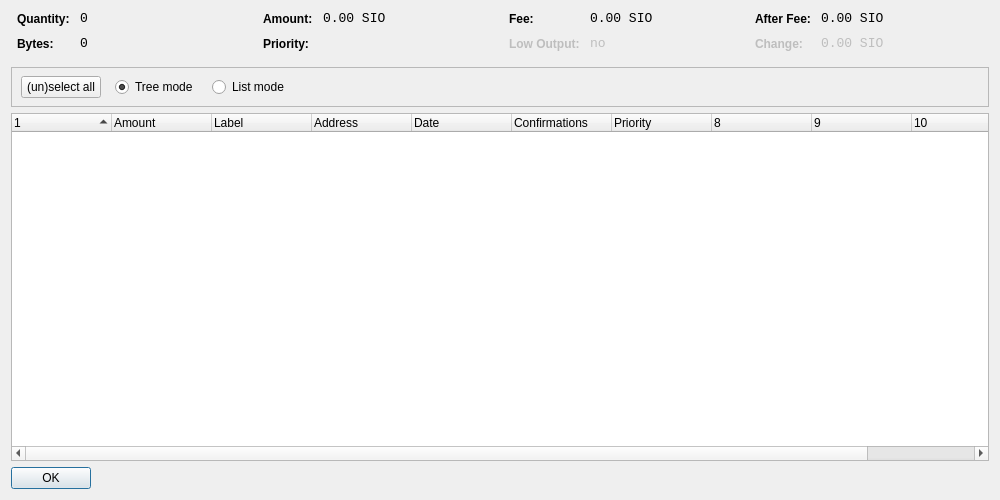
<?xml version="1.0" encoding="UTF-8"?>
<ui version="4.0">
 <class>CoinControlDialog</class>
 <widget class="QDialog" name="CoinControlDialog">
  <property name="geometry">
   <rect>
    <x>0</x>
    <y>0</y>
    <width>1000</width>
    <height>500</height>
   </rect>
  </property>
  <property name="windowTitle">
   <string>Coin Control</string>
  </property>
  <layout class="QVBoxLayout" name="verticalLayout">
   <item>
    <layout class="QHBoxLayout" name="horizontalLayoutTop" stretch="0,0,0,0">
     <property name="topMargin">
      <number>0</number>
     </property>
     <property name="bottomMargin">
      <number>10</number>
     </property>
     <item>
      <layout class="QFormLayout" name="formLayoutCoinControl1">
       <property name="horizontalSpacing">
        <number>10</number>
       </property>
       <property name="verticalSpacing">
        <number>10</number>
       </property>
       <property name="leftMargin">
        <number>6</number>
       </property>
       <property name="rightMargin">
        <number>6</number>
       </property>
       <item row="0" column="0">
        <widget class="QLabel" name="labelCoinControlQuantityText">
         <property name="styleSheet">
          <string notr="true">font-weight:bold;</string>
         </property>
         <property name="text">
          <string>Quantity:</string>
         </property>
        </widget>
       </item>
       <item row="0" column="1">
        <widget class="QLabel" name="labelCoinControlQuantity">
         <property name="font">
          <font>
           <family>Monospace</family>
           <pointsize>10</pointsize>
          </font>
         </property>
         <property name="cursor">
          <cursorShape>IBeamCursor</cursorShape>
         </property>
         <property name="contextMenuPolicy">
          <enum>Qt::ActionsContextMenu</enum>
         </property>
         <property name="text">
          <string notr="true">0</string>
         </property>
         <property name="textInteractionFlags">
          <set>Qt::LinksAccessibleByMouse|Qt::TextSelectableByKeyboard|Qt::TextSelectableByMouse</set>
         </property>
        </widget>
       </item>
       <item row="1" column="0">
        <widget class="QLabel" name="labelCoinControlBytesText">
         <property name="styleSheet">
          <string notr="true">font-weight:bold;</string>
         </property>
         <property name="text">
          <string>Bytes:</string>
         </property>
        </widget>
       </item>
       <item row="1" column="1">
        <widget class="QLabel" name="labelCoinControlBytes">
         <property name="font">
          <font>
           <family>Monospace</family>
           <pointsize>10</pointsize>
          </font>
         </property>
         <property name="cursor">
          <cursorShape>IBeamCursor</cursorShape>
         </property>
         <property name="contextMenuPolicy">
          <enum>Qt::ActionsContextMenu</enum>
         </property>
         <property name="text">
          <string notr="true">0</string>
         </property>
         <property name="textInteractionFlags">
          <set>Qt::LinksAccessibleByMouse|Qt::TextSelectableByKeyboard|Qt::TextSelectableByMouse</set>
         </property>
        </widget>
       </item>
      </layout>
     </item>
     <item>
      <layout class="QFormLayout" name="formLayoutCoinControl2">
       <property name="horizontalSpacing">
        <number>10</number>
       </property>
       <property name="verticalSpacing">
        <number>10</number>
       </property>
       <property name="leftMargin">
        <number>6</number>
       </property>
       <property name="rightMargin">
        <number>6</number>
       </property>
       <item row="0" column="0">
        <widget class="QLabel" name="labelCoinControlAmountText">
         <property name="styleSheet">
          <string notr="true">font-weight:bold;</string>
         </property>
         <property name="text">
          <string>Amount:</string>
         </property>
        </widget>
       </item>
       <item row="0" column="1">
        <widget class="QLabel" name="labelCoinControlAmount">
         <property name="font">
          <font>
           <family>Monospace</family>
           <pointsize>10</pointsize>
          </font>
         </property>
         <property name="cursor">
          <cursorShape>IBeamCursor</cursorShape>
         </property>
         <property name="contextMenuPolicy">
          <enum>Qt::ActionsContextMenu</enum>
         </property>
         <property name="text">
          <string notr="true">0.00 SIO</string>
         </property>
         <property name="textInteractionFlags">
          <set>Qt::LinksAccessibleByMouse|Qt::TextSelectableByKeyboard|Qt::TextSelectableByMouse</set>
         </property>
        </widget>
       </item>
       <item row="1" column="0">
        <widget class="QLabel" name="labelCoinControlPriorityText">
         <property name="styleSheet">
          <string notr="true">font-weight:bold;</string>
         </property>
         <property name="text">
          <string>Priority:</string>
         </property>
        </widget>
       </item>
       <item row="1" column="1">
        <widget class="QLabel" name="labelCoinControlPriority">
         <property name="font">
          <font>
           <family>Monospace</family>
           <pointsize>10</pointsize>
          </font>
         </property>
         <property name="cursor">
          <cursorShape>IBeamCursor</cursorShape>
         </property>
         <property name="contextMenuPolicy">
          <enum>Qt::ActionsContextMenu</enum>
         </property>
         <property name="text">
          <string/>
         </property>
         <property name="textInteractionFlags">
          <set>Qt::LinksAccessibleByMouse|Qt::TextSelectableByKeyboard|Qt::TextSelectableByMouse</set>
         </property>
        </widget>
       </item>
      </layout>
     </item>
     <item>
      <layout class="QFormLayout" name="formLayoutCoinControl3">
       <property name="horizontalSpacing">
        <number>10</number>
       </property>
       <property name="verticalSpacing">
        <number>10</number>
       </property>
       <property name="leftMargin">
        <number>6</number>
       </property>
       <property name="rightMargin">
        <number>6</number>
       </property>
       <item row="0" column="0">
        <widget class="QLabel" name="labelCoinControlFeeText">
         <property name="styleSheet">
          <string notr="true">font-weight:bold;</string>
         </property>
         <property name="text">
          <string>Fee:</string>
         </property>
        </widget>
       </item>
       <item row="0" column="1">
        <widget class="QLabel" name="labelCoinControlFee">
         <property name="font">
          <font>
           <family>Monospace</family>
           <pointsize>10</pointsize>
          </font>
         </property>
         <property name="cursor">
          <cursorShape>IBeamCursor</cursorShape>
         </property>
         <property name="contextMenuPolicy">
          <enum>Qt::ActionsContextMenu</enum>
         </property>
         <property name="text">
          <string notr="true">0.00 SIO</string>
         </property>
         <property name="textInteractionFlags">
          <set>Qt::LinksAccessibleByMouse|Qt::TextSelectableByKeyboard|Qt::TextSelectableByMouse</set>
         </property>
        </widget>
       </item>
       <item row="1" column="0">
        <widget class="QLabel" name="labelCoinControlLowOutputText">
         <property name="enabled">
          <bool>false</bool>
         </property>
         <property name="styleSheet">
          <string notr="true">font-weight:bold;</string>
         </property>
         <property name="text">
          <string>Low Output:</string>
         </property>
        </widget>
       </item>
       <item row="1" column="1">
        <widget class="QLabel" name="labelCoinControlLowOutput">
         <property name="enabled">
          <bool>false</bool>
         </property>
         <property name="font">
          <font>
           <family>Monospace</family>
           <pointsize>10</pointsize>
          </font>
         </property>
         <property name="cursor">
          <cursorShape>IBeamCursor</cursorShape>
         </property>
         <property name="contextMenuPolicy">
          <enum>Qt::ActionsContextMenu</enum>
         </property>
         <property name="text">
          <string notr="true">no</string>
         </property>
         <property name="textInteractionFlags">
          <set>Qt::LinksAccessibleByMouse|Qt::TextSelectableByKeyboard|Qt::TextSelectableByMouse</set>
         </property>
        </widget>
       </item>
      </layout>
     </item>
     <item>
      <layout class="QFormLayout" name="formLayoutCoinControl4">
       <property name="horizontalSpacing">
        <number>10</number>
       </property>
       <property name="verticalSpacing">
        <number>10</number>
       </property>
       <property name="leftMargin">
        <number>6</number>
       </property>
       <property name="rightMargin">
        <number>6</number>
       </property>
       <item row="0" column="0">
        <widget class="QLabel" name="labelCoinControlAfterFeeText">
         <property name="styleSheet">
          <string notr="true">font-weight:bold;</string>
         </property>
         <property name="text">
          <string>After Fee:</string>
         </property>
        </widget>
       </item>
       <item row="0" column="1">
        <widget class="QLabel" name="labelCoinControlAfterFee">
         <property name="font">
          <font>
           <family>Monospace</family>
           <pointsize>10</pointsize>
          </font>
         </property>
         <property name="cursor">
          <cursorShape>IBeamCursor</cursorShape>
         </property>
         <property name="contextMenuPolicy">
          <enum>Qt::ActionsContextMenu</enum>
         </property>
         <property name="text">
          <string notr="true">0.00 SIO</string>
         </property>
         <property name="textInteractionFlags">
          <set>Qt::LinksAccessibleByMouse|Qt::TextSelectableByKeyboard|Qt::TextSelectableByMouse</set>
         </property>
        </widget>
       </item>
       <item row="1" column="0">
        <widget class="QLabel" name="labelCoinControlChangeText">
         <property name="enabled">
          <bool>false</bool>
         </property>
         <property name="styleSheet">
          <string notr="true">font-weight:bold;</string>
         </property>
         <property name="text">
          <string>Change:</string>
         </property>
        </widget>
       </item>
       <item row="1" column="1">
        <widget class="QLabel" name="labelCoinControlChange">
         <property name="enabled">
          <bool>false</bool>
         </property>
         <property name="font">
          <font>
           <family>Monospace</family>
           <pointsize>10</pointsize>
          </font>
         </property>
         <property name="cursor">
          <cursorShape>IBeamCursor</cursorShape>
         </property>
         <property name="contextMenuPolicy">
          <enum>Qt::ActionsContextMenu</enum>
         </property>
         <property name="text">
          <string notr="true">0.00 SIO</string>
         </property>
         <property name="textInteractionFlags">
          <set>Qt::LinksAccessibleByMouse|Qt::TextSelectableByKeyboard|Qt::TextSelectableByMouse</set>
         </property>
        </widget>
       </item>
      </layout>
     </item>
    </layout>
   </item>
   <item>
    <widget class="QFrame" name="frame">
     <property name="minimumSize">
      <size>
       <width>0</width>
       <height>40</height>
      </size>
     </property>
     <property name="frameShape">
      <enum>QFrame::StyledPanel</enum>
     </property>
     <property name="frameShadow">
      <enum>QFrame::Sunken</enum>
     </property>
     <widget class="QWidget" name="horizontalLayoutWidget">
      <property name="geometry">
       <rect>
        <x>10</x>
        <y>0</y>
        <width>781</width>
        <height>41</height>
       </rect>
      </property>
      <layout class="QHBoxLayout" name="horizontalLayoutPanel" stretch="0,0,0,0,0">
       <property name="spacing">
        <number>14</number>
       </property>
       <item>
        <widget class="QPushButton" name="pushButtonSelectAll">
         <property name="sizePolicy">
          <sizepolicy hsizetype="Maximum" vsizetype="Fixed">
           <horstretch>0</horstretch>
           <verstretch>0</verstretch>
          </sizepolicy>
         </property>
         <property name="text">
          <string>(un)select all</string>
         </property>
        </widget>
       </item>
       <item>
        <widget class="QRadioButton" name="radioTreeMode">
         <property name="sizePolicy">
          <sizepolicy hsizetype="Maximum" vsizetype="Fixed">
           <horstretch>0</horstretch>
           <verstretch>0</verstretch>
          </sizepolicy>
         </property>
         <property name="text">
          <string>Tree mode</string>
         </property>
         <property name="checked">
          <bool>true</bool>
         </property>
        </widget>
       </item>
       <item>
        <widget class="QRadioButton" name="radioListMode">
         <property name="sizePolicy">
          <sizepolicy hsizetype="Maximum" vsizetype="Fixed">
           <horstretch>0</horstretch>
           <verstretch>0</verstretch>
          </sizepolicy>
         </property>
         <property name="text">
          <string>List mode</string>
         </property>
        </widget>
       </item>
       <item>
        <spacer name="horizontalSpacer">
         <property name="orientation">
          <enum>Qt::Horizontal</enum>
         </property>
         <property name="sizeHint" stdset="0">
          <size>
           <width>40</width>
           <height>20</height>
          </size>
         </property>
        </spacer>
       </item>
      </layout>
     </widget>
    </widget>
   </item>
   <item>
    <widget class="CoinControlTreeWidget" name="treeWidget">
     <property name="contextMenuPolicy">
      <enum>Qt::CustomContextMenu</enum>
     </property>
     <property name="sortingEnabled">
      <bool>false</bool>
     </property>
     <property name="columnCount">
      <number>11</number>
     </property>
     <attribute name="headerShowSortIndicator" stdset="0">
      <bool>true</bool>
     </attribute>
     <attribute name="headerStretchLastSection">
      <bool>false</bool>
     </attribute>
     <column>
      <property name="text">
       <string/>
      </property>
     </column>
     <column>
      <property name="text">
       <string>Amount</string>
      </property>
     </column>
     <column>
      <property name="text">
       <string>Label</string>
      </property>
     </column>
     <column>
      <property name="text">
       <string>Address</string>
      </property>
     </column>
     <column>
      <property name="text">
       <string>Date</string>
      </property>
     </column>
     <column>
      <property name="text">
       <string>Confirmations</string>
      </property>
      <property name="toolTip">
       <string>Confirmed</string>
      </property>
     </column>
     <column>
      <property name="text">
       <string>Priority</string>
      </property>
     </column>
     <column>
      <property name="text">
       <string/>
      </property>
     </column>
     <column>
      <property name="text">
       <string/>
      </property>
     </column>
     <column>
      <property name="text">
       <string/>
      </property>
     </column>
     <column>
      <property name="text">
       <string/>
      </property>
     </column>
    </widget>
   </item>
   <item>
    <widget class="QDialogButtonBox" name="buttonBox">
     <property name="sizePolicy">
      <sizepolicy hsizetype="Maximum" vsizetype="Fixed">
       <horstretch>0</horstretch>
       <verstretch>0</verstretch>
      </sizepolicy>
     </property>
     <property name="orientation">
      <enum>Qt::Horizontal</enum>
     </property>
     <property name="standardButtons">
      <set>QDialogButtonBox::Ok</set>
     </property>
    </widget>
   </item>
  </layout>
 </widget>
 <customwidgets>
  <customwidget>
   <class>CoinControlTreeWidget</class>
   <extends>QTreeWidget</extends>
   <header>coincontroltreewidget.h</header>
  </customwidget>
 </customwidgets>
 <resources/>
 <connections/>
</ui>
